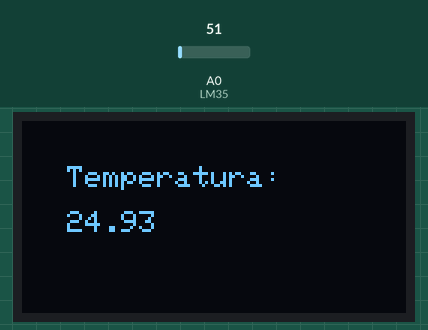
Recording of a sketch running on a simulated Arduino Uno, built with avr-gcc and run on an emulated ATmega328P. On the bench: 128×64 one-colour display. The inputs (shaded band) are chosen by the test bench; at power-on: A0 (LM35) = 51. What the sketch prints to the serial monitor is not drawn.

Above: at 1.4 s.
1.5 s: A0 (LM35) set to 61
At 2.8 s:
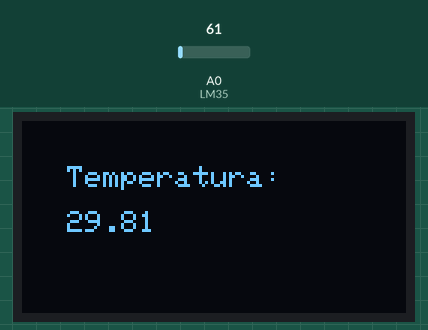
4.2 s: A0 (LM35) set to 71
At 5.4 s:
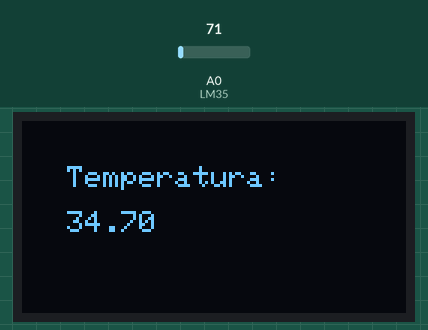
6.9 s: A0 (LM35) set to 86
At 9.4 s:
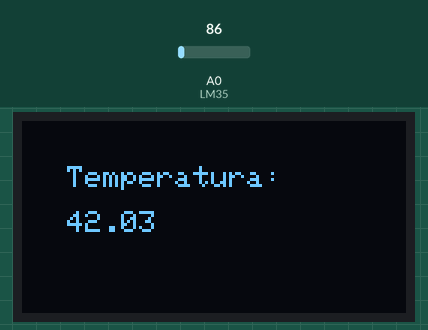
Timing chart, 0 to 10.9 s (numbered marks = the images above; inputs shaded):
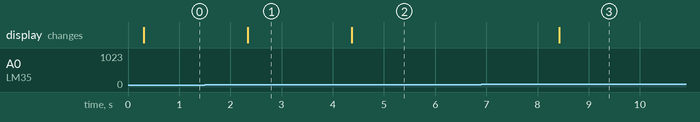

The sketch:

OLED.ino
```cpp
#include <Wire.h>
#include <Adafruit_GFX.h>
#include <Adafruit_SH110X.h>

#define i2c_Address 0x3C

#define SCREEN_WIDTH 128
#define SCREEN_HEIGHT 64
#define OLED_RESET -1


int lectura;
float temperatura;
const int LM35 = A0;


Adafruit_SH1106G display(
  SCREEN_WIDTH,
  SCREEN_HEIGHT,
  &Wire,
  OLED_RESET
);

void setup() {

  Serial.begin(9600);


  Wire.begin();

  delay(250);


  if (!display.begin(i2c_Address, true)) {
    Serial.println("ERROR: OLED no encontrada");

    while (1);
  }


}

void loop() {
  lectura = analogRead(LM35);
  temperatura = (lectura * 5/1023.0)*100;
  Serial.print("temperatura");
  Serial.print(temperatura);
  display.clearDisplay();

  display.setTextColor(SH110X_WHITE);
  display.setTextSize(1.5);
  display.setCursor(15, 15);
  display.println("Temperatura: ");

  display.setCursor(15, 30);
  display.println(temperatura);
  display.display();
  delay(2000);

}
```

Measured:
- after the input at 1.5 s, the display: changes after 0.84 s (image 1)
- after the input at 4.2 s, the display: changes after 0.17 s (image 2)
- after the input at 6.9 s, the display: changes after 1.5 s (image 3)
